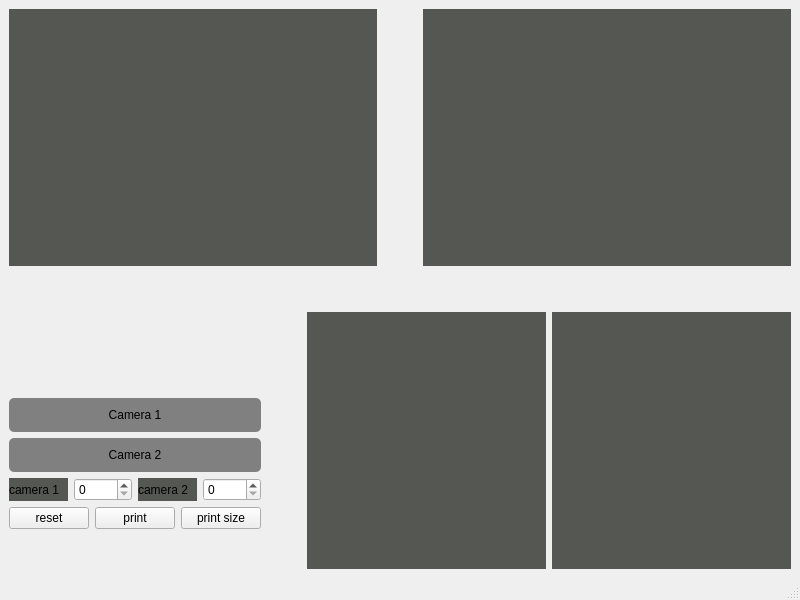
<?xml version="1.0" encoding="UTF-8"?>
<ui version="4.0">
 <class>MainWindow4</class>
 <widget class="QMainWindow" name="MainWindow4">
  <property name="geometry">
   <rect>
    <x>0</x>
    <y>0</y>
    <width>800</width>
    <height>600</height>
   </rect>
  </property>
  <property name="windowTitle">
   <string>MainWindow</string>
  </property>
  <widget class="QWidget" name="centralwidget">
   <layout class="QGridLayout" name="gridLayout">
    <item row="0" column="0">
     <layout class="QVBoxLayout" name="verticalLayout_2">
      <item>
       <layout class="QHBoxLayout" name="horizontalLayout">
        <item>
         <widget class="MainWindow4::CustomLabel" name="label">
          <property name="styleSheet">
           <string notr="true">background-color: rgb(85, 87, 83);</string>
          </property>
          <property name="text">
           <string/>
          </property>
         </widget>
        </item>
        <item>
         <spacer name="horizontalSpacer">
          <property name="orientation">
           <enum>Qt::Horizontal</enum>
          </property>
          <property name="sizeType">
           <enum>QSizePolicy::Fixed</enum>
          </property>
          <property name="sizeHint" stdset="0">
           <size>
            <width>40</width>
            <height>20</height>
           </size>
          </property>
         </spacer>
        </item>
        <item>
         <widget class="MainWindow4::CustomLabel" name="frame_2_label">
          <property name="styleSheet">
           <string notr="true">background-color: rgb(85, 87, 83);</string>
          </property>
          <property name="text">
           <string/>
          </property>
         </widget>
        </item>
       </layout>
      </item>
      <item>
       <spacer name="verticalSpacer">
        <property name="orientation">
         <enum>Qt::Vertical</enum>
        </property>
        <property name="sizeType">
         <enum>QSizePolicy::Fixed</enum>
        </property>
        <property name="sizeHint" stdset="0">
         <size>
          <width>20</width>
          <height>40</height>
         </size>
        </property>
       </spacer>
      </item>
      <item>
       <layout class="QHBoxLayout" name="horizontalLayout_2">
        <item>
         <layout class="QVBoxLayout" name="verticalLayout">
          <item>
           <widget class="QLabel" name="label_6">
            <property name="text">
             <string/>
            </property>
           </widget>
          </item>
          <item>
           <widget class="QLabel" name="label_7">
            <property name="text">
             <string/>
            </property>
           </widget>
          </item>
          <item>
           <widget class="QLabel" name="label_8">
            <property name="text">
             <string/>
            </property>
           </widget>
          </item>
          <item>
           <widget class="QPushButton" name="pushButton">
            <property name="styleSheet">
             <string notr="true">QPushButton {
border-width: 2px;
border-style: outset;
border-color:#8E3B35;
    background-color: #808080; /* Cornflower blue */
    color: #000000; /* White */
    border: none;
    border-radius: 5px;
    padding: 10px;}

QPushButton:hover {
    background-color:#8E3B35;
    border-style: inset;
}</string>
            </property>
            <property name="text">
             <string>Camera 1</string>
            </property>
           </widget>
          </item>
          <item>
           <widget class="QPushButton" name="pushButton_2">
            <property name="styleSheet">
             <string notr="true">QPushButton {
border-width: 2px;
border-style: outset;
border-color:#8E3B35;
    background-color: #808080; /* Cornflower blue */
    color: #000000; /* White */
    border: none;
    border-radius: 5px;
    padding: 10px;}

QPushButton:hover {
    background-color:#8E3B35;
    border-style: inset;
}</string>
            </property>
            <property name="text">
             <string>Camera 2</string>
            </property>
           </widget>
          </item>
          <item>
           <layout class="QHBoxLayout" name="horizontalLayout_5">
            <item>
             <layout class="QHBoxLayout" name="horizontalLayout_3">
              <item>
               <widget class="QLabel" name="label_4">
                <property name="styleSheet">
                 <string notr="true">background-color: rgb(85, 87, 83);
color: rgb(0, 0, 0);</string>
                </property>
                <property name="text">
                 <string>camera 1</string>
                </property>
               </widget>
              </item>
              <item>
               <widget class="QSpinBox" name="spinBox"/>
              </item>
             </layout>
            </item>
            <item>
             <layout class="QHBoxLayout" name="horizontalLayout_4">
              <item>
               <widget class="QLabel" name="label_5">
                <property name="styleSheet">
                 <string notr="true">background-color: rgb(85, 87, 83);
color: rgb(0, 0, 0);</string>
                </property>
                <property name="text">
                 <string>camera 2</string>
                </property>
               </widget>
              </item>
              <item>
               <widget class="QSpinBox" name="spinBox_2"/>
              </item>
             </layout>
            </item>
           </layout>
          </item>
          <item>
           <layout class="QHBoxLayout" name="horizontalLayout_6">
            <item>
             <widget class="QPushButton" name="pushButton_5">
              <property name="text">
               <string>reset</string>
              </property>
             </widget>
            </item>
            <item>
             <widget class="QPushButton" name="pushButton_3">
              <property name="text">
               <string>print</string>
              </property>
             </widget>
            </item>
            <item>
             <widget class="QPushButton" name="pushButton_4">
              <property name="text">
               <string>print size</string>
              </property>
             </widget>
            </item>
           </layout>
          </item>
          <item>
           <spacer name="verticalSpacer_2">
            <property name="orientation">
             <enum>Qt::Vertical</enum>
            </property>
            <property name="sizeType">
             <enum>QSizePolicy::Minimum</enum>
            </property>
            <property name="sizeHint" stdset="0">
             <size>
              <width>20</width>
              <height>40</height>
             </size>
            </property>
           </spacer>
          </item>
         </layout>
        </item>
        <item>
         <spacer name="horizontalSpacer_2">
          <property name="orientation">
           <enum>Qt::Horizontal</enum>
          </property>
          <property name="sizeType">
           <enum>QSizePolicy::Fixed</enum>
          </property>
          <property name="sizeHint" stdset="0">
           <size>
            <width>40</width>
            <height>20</height>
           </size>
          </property>
         </spacer>
        </item>
        <item>
         <widget class="QLabel" name="label_2">
          <property name="styleSheet">
           <string notr="true">background-color: rgb(85, 87, 83);</string>
          </property>
          <property name="text">
           <string/>
          </property>
         </widget>
        </item>
        <item>
         <widget class="QLabel" name="label_3">
          <property name="styleSheet">
           <string notr="true">background-color: rgb(85, 87, 83);</string>
          </property>
          <property name="text">
           <string/>
          </property>
         </widget>
        </item>
       </layout>
      </item>
     </layout>
    </item>
   </layout>
  </widget>
  <widget class="QMenuBar" name="menubar">
   <property name="geometry">
    <rect>
     <x>0</x>
     <y>0</y>
     <width>800</width>
     <height>22</height>
    </rect>
   </property>
  </widget>
  <widget class="QStatusBar" name="statusbar"/>
 </widget>
 <customwidgets>
  <customwidget>
   <class>MainWindow4::CustomLabel</class>
   <extends>QLabel</extends>
   <header location="global">mainwindow4.h</header>
  </customwidget>
 </customwidgets>
 <resources/>
 <connections/>
</ui>
